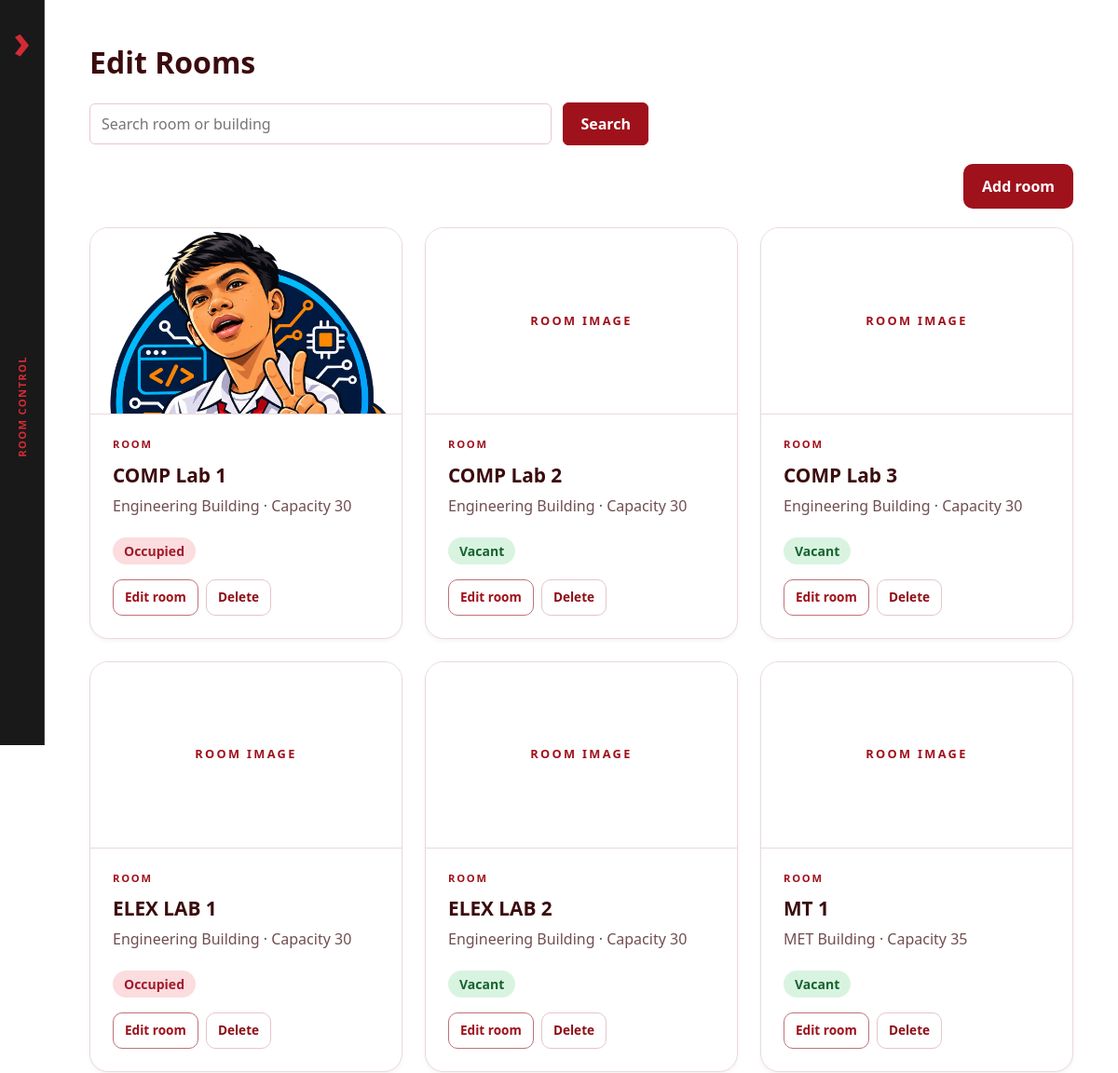
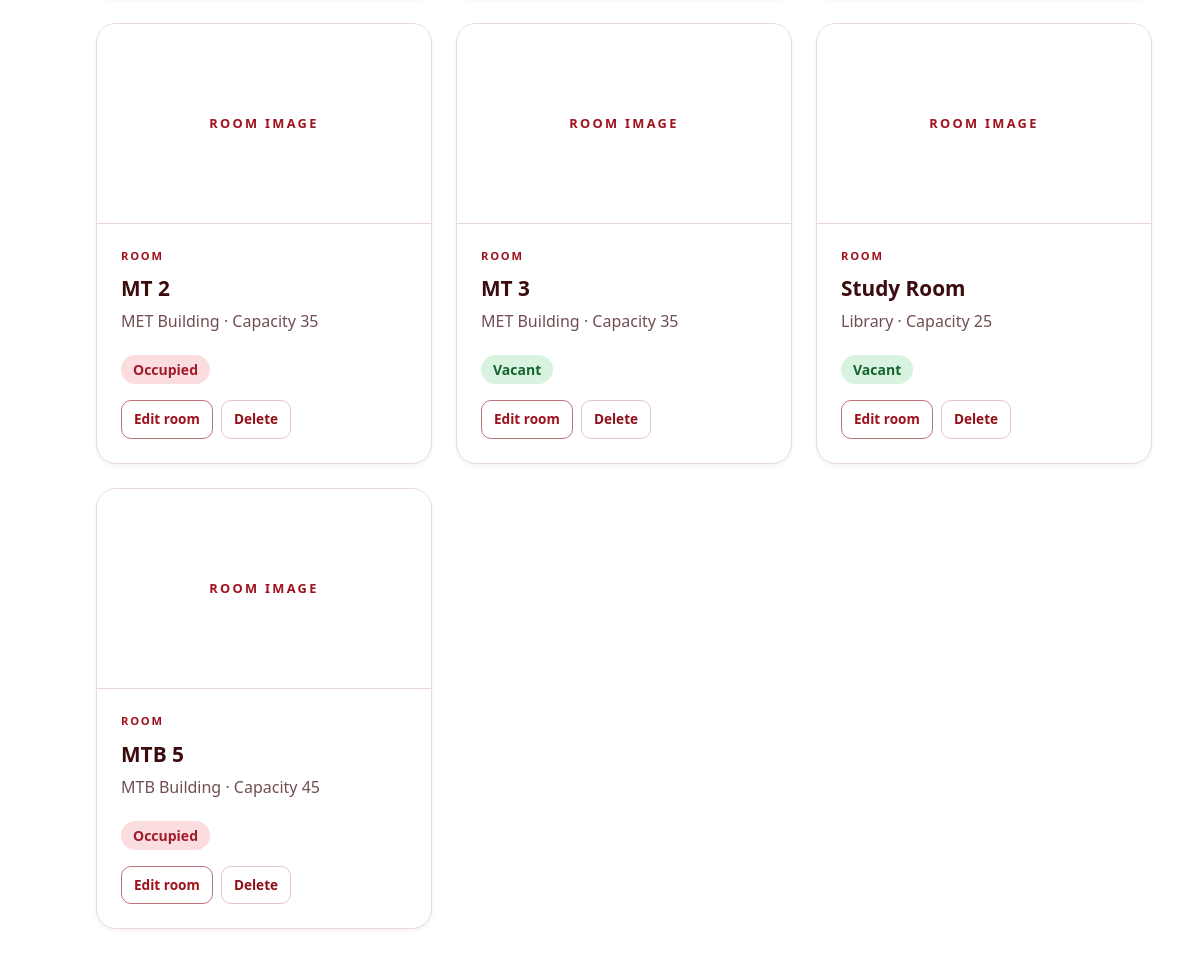
The app's page /components/CRUDE/room_manage.php (signed in) with its own data (2 pictures, top to bottom).
### tables this page shows
CREATE TABLE IF NOT EXISTS `rooms` (
  `room_id` int NOT NULL AUTO_INCREMENT,
  `room_name` varchar(80) NOT NULL,
  `building` varchar(60) NOT NULL,
  `capacity` int NOT NULL DEFAULT 0,
  `status` enum('Vacant','Occupied') NOT NULL DEFAULT 'Vacant',
  PRIMARY KEY (`room_id`),
  UNIQUE KEY `room_name` (`room_name`)
);

### components/CRUDE/room_images.php (called while the page is built, shortened)
<?php
function roomImageDirectory(): string {
    return __DIR__ . '/../../uploads/rooms';
}
function roomImageUrl(int $id): ?string {
    foreach (['jpg', 'png', 'webp'] as $extension) {
        $path = roomImageDirectory() . '/' . $id . '.' . $extension;
        if (is_file($path)) {
            return 'uploads/rooms/' . $id . '.' . $extension . '?v=' . filemtime($path);
        }
    }
    return null;
}

### components/CRUDE/room_manage.php (the view, shortened to what this page needs)
<?php
require __DIR__ . '/../../room_helpers.php';
require __DIR__ . '/../../room_config.php';
require __DIR__ . '/room_images.php';
$search = trim((string) ($_GET['q'] ?? ''));
$sql = 'SELECT room_id, room_name, building, capacity, status FROM rooms';
$params = [];
$sql .= ' ORDER BY room_id';
$stmt = $pdo->prepare($sql);
$stmt->execute($params);
$rooms = $stmt->fetchAll();
?>
<form class="mb-5 flex flex-wrap items-center gap-3" method="get">
    <input class="min-w-0 flex-1" id="manage-search" name="q" placeholder="Search room or building" value="<?= e($search) ?>">
    <button type="submit">Search</button>
</form>
<div class="mb-5 flex justify-end">
    <a class="inline-block rounded-md bg-brand px-5 py-3 font-semibold text-white no-underline hover:bg-brand-strong hover:text-white" href="room_create.php">Add room</a>
</div>
<?php if ($rooms === []): ?>
    <p>No rooms found.</p>
<?php else: ?>
    <div class="room-card-grid">
        <?php foreach ($rooms as $room): ?>
            <?php $imageUrl = roomImageUrl((int) $room['room_id']); ?>
            <article class="room-card">
                <div class="room-card-image">
                    <?php if ($imageUrl !== null): ?>
                        <img src="../../<?= e($imageUrl) ?>" alt="<?= e($room['room_name']) ?>" loading="lazy">
                    <?php else: ?>
                        <span class="room-card-placeholder">ROOM IMAGE</span>
                    <?php endif; ?>
                </div>
                <div class="room-card-details">
                    <span class="room-card-kicker">ROOM</span>
                    <h2><?= e($room['room_name']) ?></h2>
                    <p class="room-card-description"><?= e($room['building']) ?> · Capacity <?= (int) $room['capacity'] ?></p>
                    <div class="room-card-footer">
                        <span class="badge <?= strtolower($room['status']) ?>"><?= e($room['status']) ?></span>
                        <div class="room-manage-actions">
                            <a href="room_edit.php?id=<?= (int) $room['room_id'] ?>">Edit room</a>
                            <a class="delete-link" href="room_delete.php?id=<?= (int) $room['room_id'] ?>">Delete</a>
                        </div>
                    </div>
                </div>
            </article>
        <?php endforeach; ?>
    </div>
<?php endif; ?>

### records on screen
rooms: room_name "COMP Lab 1", building "Engineering Building", capacity "30", status "Occupied"
rooms: shows "ROOM IMAGE", room_name "COMP Lab 2", building "Engineering Building", capacity "30", status "Vacant"
rooms: shows "ROOM IMAGE", room_name "COMP Lab 3", building "Engineering Building", capacity "30", status "Vacant"
rooms: shows "ROOM IMAGE", room_name "ELEX LAB 1", building "Engineering Building", capacity "30", status "Occupied"
rooms: shows "ROOM IMAGE", room_name "ELEX LAB 2", building "Engineering Building", capacity "30", status "Vacant"
rooms: shows "ROOM IMAGE", room_name "MT 1", building "MET Building", capacity "35", status "Vacant"
rooms: shows "ROOM IMAGE", room_name "MT 2", building "MET Building", capacity "35", status "Occupied"
rooms: shows "ROOM IMAGE", room_name "MT 3", building "MET Building", capacity "35", status "Vacant"
rooms: shows "ROOM IMAGE", room_name "Study Room", building "Library", capacity "25", status "Vacant"
rooms: shows "ROOM IMAGE", room_name "MTB 5", building "MTB Building", capacity "45", status "Occupied"

### other values on screen
$title "Edit Rooms"
